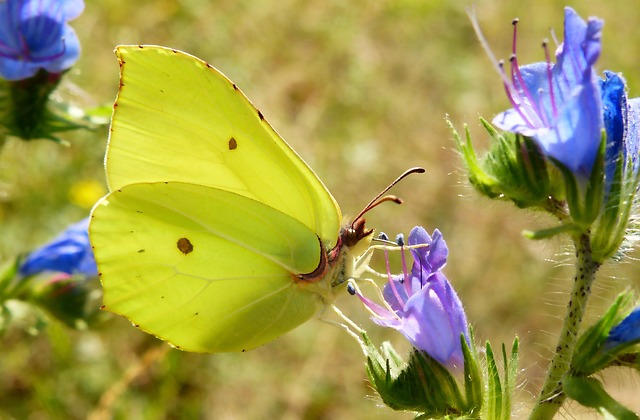
#> input picture project2/Animals-10/butterfly/butterfly (116).jpg, 640 x 420 px; its folder holds only this picture in this run
$ jupyter execute --allow-errors project.ipynb   (older library calls are emulated)
#> lines starting #> are read from the running program, lines starting #| are printed output that depends on the picture; after the words box and inside, x2 and y2 are one past the last pixel; in counts of white or black regions, pixels touching at a corner belong together
# Phase 2

## فاز اول: بررسی و پروفایل کردن دیتا

[cell 1]
import os
import cv2
import numpy as np
import pandas as pd
import matplotlib.pyplot as plt
from collections import Counter
from skimage import exposure
from sklearn.decomposition import PCA
from skimage.feature import local_binary_pattern
from skimage.feature import hog, graycomatrix, graycoprops
from skimage.color import rgb2gray
from sklearn.preprocessing import StandardScaler
from tqdm import tqdm
import random
from sklearn.model_selection import train_test_split, GridSearchCV
from sklearn.tree import DecisionTreeClassifier
from sklearn.svm import SVC
from sklearn.metrics import accuracy_score, classification_report
from sklearn.preprocessing import StandardScaler
from sklearn.metrics import precision_score, recall_score, f1_score, confusion_matrix
import random
import seaborn as sns

[cell 2]
dataset_path = 'Animals-10'

[cell 3]
classes = sorted(os.listdir(dataset_path))
print(classes)

[cell 4]
class_distribution = {}
for cls in classes:
    cls_path = os.path.join(dataset_path, cls)
    images = [f for f in os.listdir(cls_path) if f.lower().endswith(('.jpg', '.jpeg', '.png'))]
    class_distribution[cls] = len(images)

print("count in class")
for cls, count in class_distribution.items():
    print(f"{cls}: {count}")

plt.figure(figsize=(10, 6))
plt.bar(class_distribution.keys(), class_distribution.values())
plt.xlabel('classes')
plt.ylabel('count')
plt.xticks(rotation=45)
plt.show()
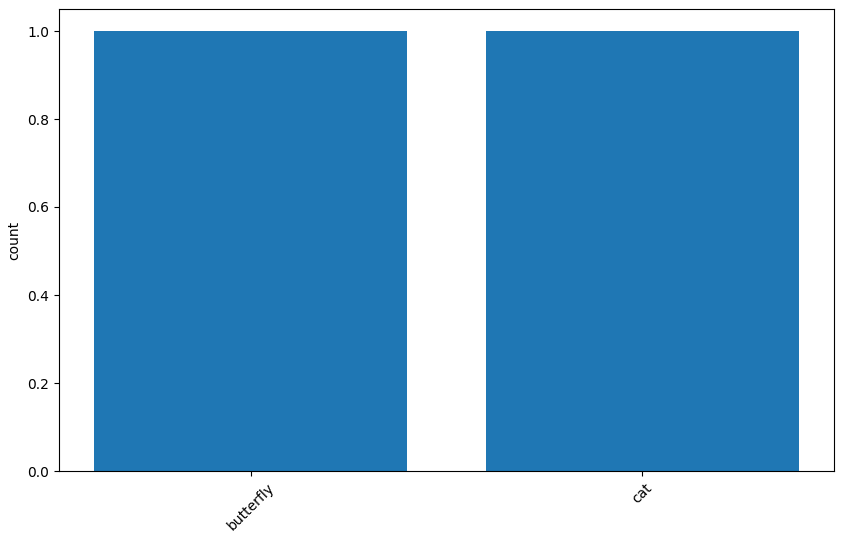
#> figure drawn by matplotlib, 1 panel

[cell 5]
sample_size = 1000
dimensions = []
color_modes = []

for cls in tqdm(classes):
    cls_path = os.path.join(dataset_path, cls)
    images = [f for f in os.listdir(cls_path) if f.lower().endswith(('.jpg', '.jpeg', '.png'))]
    sampled_images = random.sample(images, min(sample_size, len(images)))

    for img_file in sampled_images:
        img_path = os.path.join(cls_path, img_file)
        img = cv2.imread(img_path)
#> img is the input picture: shape (420, 640, 3); mean B, G, R 75.5, 153.1, 158.9
        if img is not None:
            h, w, c = img.shape
            dimensions.append((h, w))
            color_modes.append('grayscale' if c == 1 else 'color')

heights = [d[0] for d in dimensions]
widths = [d[1] for d in dimensions]

print(f"average heights: {np.mean(heights):.2f}")
#| average heights: 352.00
print(f" average widths: {np.mean(widths):.2f}")
#|  average widths: 470.00
print(f" min heights: {min(heights)}, max heights: {max(heights)}")
#|  min heights: 284, max heights: 420
print(f" min widths: {min(widths)}, max widths: {max(widths)}")
#|  min widths: 300, max widths: 640

#need resize

[cell 6]
plt.figure(figsize=(12, 5))

plt.subplot(1, 2, 1)
plt.hist(heights, bins=20, color='blue')
plt.title('heights')
plt.xlabel('heights')
plt.ylabel('count')

plt.subplot(1, 2, 2)
plt.hist(widths, bins=20, color='green')
plt.title('widths')
plt.xlabel('widths')
plt.ylabel('count')

plt.show()
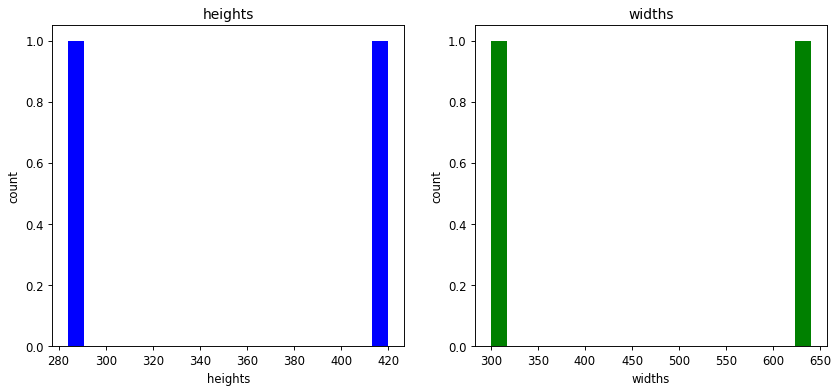
#> figure drawn by matplotlib, 2 panels

[cell 7]
color_count = Counter(color_modes)

print("\n colors:")
for mode, count in color_count.items():
    print(f"{mode}: {count}  images")

plt.figure(figsize=(6, 4))
plt.bar(color_count.keys(), color_count.values(), color=['gray', 'blue'])
plt.xlabel('color mode')
plt.ylabel('count')
plt.show()
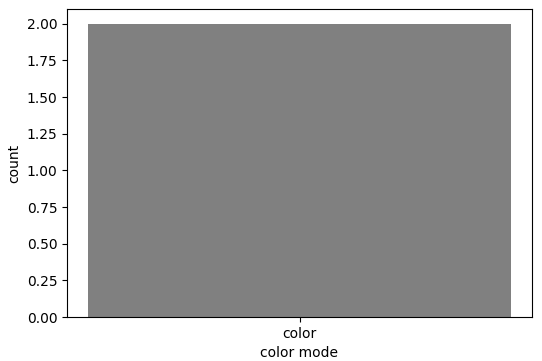
#> figure drawn by matplotlib, 1 panel

[cell 8]
# mean for brightness(mean pixel value) and std for contrast
brightness_per_class = {cls: [] for cls in classes}
contrast_per_class = {cls: [] for cls in classes}

for cls in tqdm(classes):
    cls_path = os.path.join(dataset_path, cls)
    images = [f for f in os.listdir(cls_path) if f.lower().endswith(('.jpg', '.jpeg', '.png'))]
    sampled_images = random.sample(images, min(sample_size, len(images)))

    for img_file in sampled_images:
        img_path = os.path.join(cls_path, img_file)
        img = cv2.imread(img_path, cv2.IMREAD_GRAYSCALE)
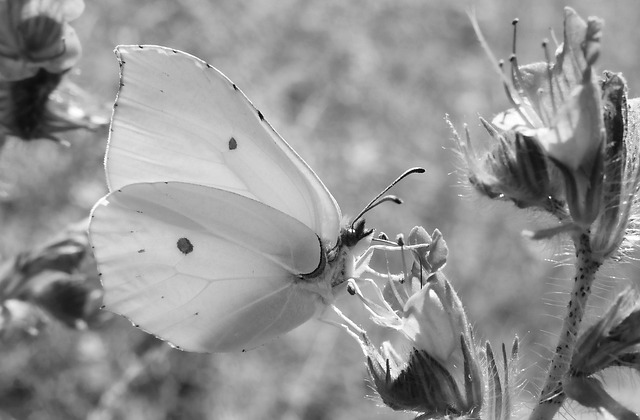
#> img: shape (420, 640); min 0, max 255, mean 146
        if img is not None:
            brightness = np.mean(img)
#> brightness = 146
            contrast = np.std(img)
#> contrast = 44.13
            brightness_per_class[cls].append(brightness)
            contrast_per_class[cls].append(contrast)

avg_brightness = {cls: np.mean(vals) for cls, vals in brightness_per_class.items()}
avg_contrast = {cls: np.mean(vals) for cls, vals in contrast_per_class.items()}

print("\n average brightness per class:")
for cls, val in avg_brightness.items():
    print(f"{cls}: {val:.2f}")

print("\n average contrast per class:")
for cls, val in avg_contrast.items():
    print(f"{cls}: {val:.2f}")

[cell 9]
plt.figure(figsize=(10, 6))
plt.bar(avg_brightness.keys(), avg_brightness.values(), color='orange')
plt.title('average brightness per class')
plt.xlabel('class')
plt.ylabel('(mean pixel value)')
plt.xticks(rotation=45)
plt.show()
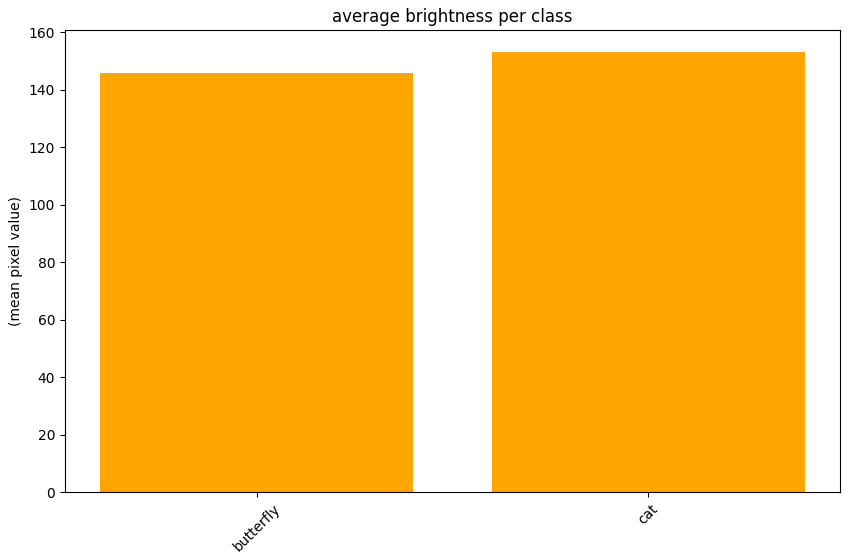
#> figure drawn by matplotlib, 1 panel

plt.figure(figsize=(10, 6))
plt.bar(avg_contrast.keys(), avg_contrast.values(), color='purple')
plt.title('average contrast per class')
plt.xlabel('class')
plt.ylabel('(std dev)')
plt.xticks(rotation=45)
plt.show()
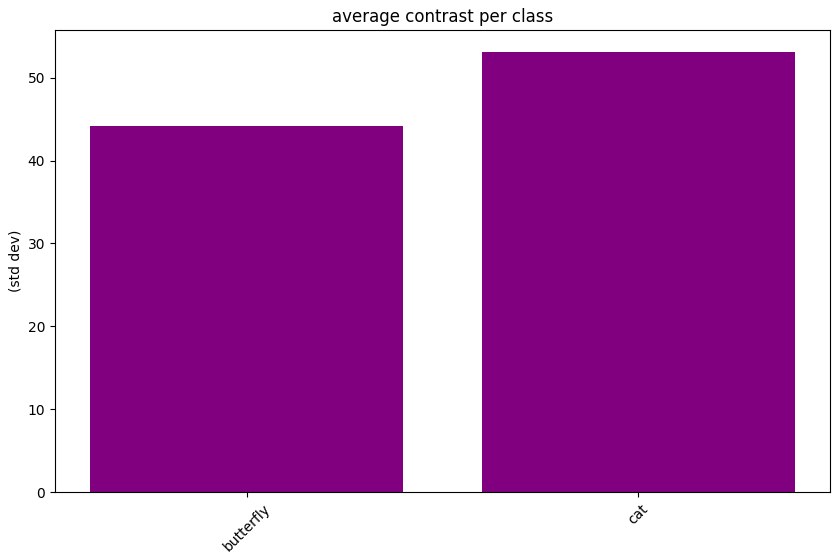
#> figure drawn by matplotlib, 1 panel

[cell 10]
color_dist_per_class = {cls: {'R': [], 'G': [], 'B': []} for cls in classes}

for cls in tqdm(classes):
    cls_path = os.path.join(dataset_path, cls)
    images = [f for f in os.listdir(cls_path) if f.lower().endswith(('.jpg', '.jpeg', '.png'))]
    sampled_images = random.sample(images, min(sample_size, len(images)))

    for img_file in sampled_images:
        img_path = os.path.join(cls_path, img_file)
        img = cv2.imread(img_path)
        if img is not None and len(img.shape) == 3:
            mean_b, mean_g, mean_r = np.mean(img, axis=(0,1))
#> mean_b = 75.5; mean_g = 153.1; mean_r = 158.9
            color_dist_per_class[cls]['R'].append(mean_r)
            color_dist_per_class[cls]['G'].append(mean_g)
            color_dist_per_class[cls]['B'].append(mean_b)

# average RGB per class
avg_colors = {}
for cls in classes:
    avg_r = np.mean(color_dist_per_class[cls]['R'])
    avg_g = np.mean(color_dist_per_class[cls]['G'])
    avg_b = np.mean(color_dist_per_class[cls]['B'])
    avg_colors[cls] = (avg_r, avg_g, avg_b)
    print(f"{cls}: avg RGB = ({avg_r:.2f}, {avg_g:.2f}, {avg_b:.2f})")

[cell 11]
labels = list(avg_colors.keys())
r_means = [avg_colors[cls][0] for cls in labels]
g_means = [avg_colors[cls][1] for cls in labels]
b_means = [avg_colors[cls][2] for cls in labels]

x = np.arange(len(labels))
width = 0.25

fig, ax = plt.subplots(figsize=(12, 6))
ax.bar(x - width, r_means, width, label='Red', color='red')
ax.bar(x, g_means, width, label='Green', color='green')
ax.bar(x + width, b_means, width, label='Blue', color='blue')

ax.set_xlabel('class')
ax.set_ylabel('average color')
ax.set_title('average color RGB per class')
ax.set_xticks(x)
ax.set_xticklabels(labels, rotation=45)
ax.legend()

plt.show()
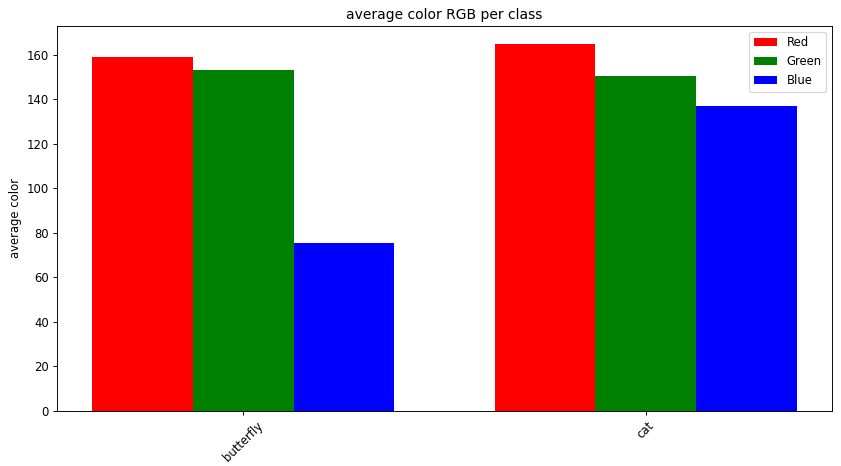
#> figure drawn by matplotlib, 1 panel

---
## فاز دوم: استخراج ویژگی

[cell 12]
IMG_SIZE = (128, 128)

[cell 13]
def load_and_resize_images(sample_size=1000):# sampling
    images = []
    labels = []
    for cls_idx, cls in enumerate(classes):
        cls_path = os.path.join(dataset_path, cls)
        img_files = [f for f in os.listdir(cls_path) if f.lower().endswith(('.jpg', '.jpeg', '.png'))]
        sampled_files = random.sample(img_files, min(sample_size, len(img_files)))
        for img_file in tqdm(sampled_files, desc=f"{cls}"):
            img_path = os.path.join(cls_path, img_file)
            img = cv2.imread(img_path)
            if img is not None:

                resized_img = cv2.resize(img, IMG_SIZE)
                images.append(resized_img)
                labels.append(cls_idx)
    return np.array(images), np.array(labels)

images, labels = load_and_resize_images(sample_size=1000)
#> in load_and_resize_images, `resized_img = cv2.resize(img, IMG_SIZE)`:
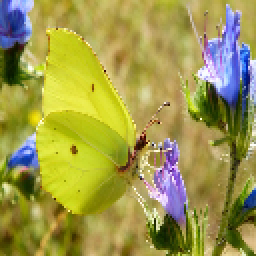
#> resized_img: shape (128, 128, 3) (shown 2 times larger); mean B, G, R 75.5, 153.1, 158.9
#> labels = [0, 1]
print(f"loaded images : {len(images)}")
#| loaded images : 2

[cell 14]
def extract_hog_features(image):
    '''
    shape and edge and change of brightness
    '''
    gray = cv2.cvtColor(image, cv2.COLOR_BGR2GRAY)
    features, _ = hog(gray, orientations=9, pixels_per_cell=(8, 8), cells_per_block=(2, 2), visualize=True)
    return features

[cell 15]
def extract_color_histogram(image):
    '''
    bin the colors
    '''
    hist_r = cv2.calcHist([image], [0], None, [32], [0, 256])
    hist_g = cv2.calcHist([image], [1], None, [32], [0, 256])
    hist_b = cv2.calcHist([image], [2], None, [32], [0, 256])
    features = np.concatenate([hist_r, hist_g, hist_b]).flatten()
    return features

[cell 16]
def extract_texture_features(image):
    gray = cv2.cvtColor(image, cv2.COLOR_BGR2GRAY)

    # how much neibor pixles are alike
    glcm = graycomatrix(gray, distances=[1], angles=[0], levels=256, symmetric=True, normed=True)
    contrast = graycoprops(glcm, 'contrast')[0, 0]
    dissimilarity = graycoprops(glcm, 'dissimilarity')[0, 0]
    homogeneity = graycoprops(glcm, 'homogeneity')[0, 0]
    energy = graycoprops(glcm, 'energy')[0, 0]
    correlation = graycoprops(glcm, 'correlation')[0, 0]
    features = np.array([contrast, dissimilarity, homogeneity, energy, correlation])
    return features

[cell 17]
def extract_hu_moments(image):
    gray = cv2.cvtColor(image, cv2.COLOR_BGR2GRAY)
    moments = cv2.moments(gray)
    hu_moments = cv2.HuMoments(moments).flatten()
    return hu_moments

[cell 18]
def extract_edge_density(image):
    gray = cv2.cvtColor(image, cv2.COLOR_BGR2GRAY)

    # canny for edges
    edges = cv2.Canny(gray, 100, 200)

    density = np.sum(edges > 0) / (edges.shape[0] * edges.shape[1])

    contours, _ = cv2.findContours(edges, cv2.RETR_EXTERNAL, cv2.CHAIN_APPROX_SIMPLE)
    num_contours = len(contours)
    features = np.array([density, num_contours])
    return features

[cell 19]
def extract_color_moments(image):
    features = []
    for channel in cv2.split(image):
        mean = np.mean(channel)
        std = np.std(channel)
        skewness = np.mean(((channel - mean) / std) ** 3) if std != 0 else 0
        features.extend([mean, std, skewness])
    return np.array(features)

[cell 20]
def extract_hsv_averages(image):
    hsv = cv2.cvtColor(image, cv2.COLOR_BGR2HSV)
    features = []
    for channel in cv2.split(hsv):
        mean = np.mean(channel)
        std = np.std(channel)
        features.extend([mean, std])
    return np.array(features)

[cell 21]
def extract_all_features(image):
    hog_f = extract_hog_features(image)
#> in extract_hog_features, `gray = cv2.cvtColor(image, cv2.COLOR_BGR2GRAY)`:
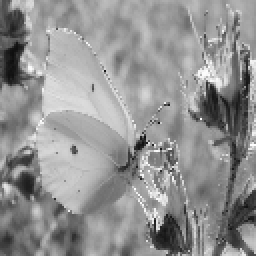
#> gray: shape (128, 128) (shown 2 times larger); min 14, max 253, mean 146
#> in extract_hog_features, `features, _ = hog(gray, orientations=9, pixels_per_cell=(8, 8), cells_..`: features = 8100 values, max 0.376 at index 6121, min 0 at index 30, mean 0.14
    color_hist = extract_color_histogram(image)
    texture = extract_texture_features(image)
    hu = extract_hu_moments(image)
    edge = extract_edge_density(image)
    color_mom = extract_color_moments(image)
    hsv = extract_hsv_averages(image)

    all_features = np.concatenate([hog_f, color_hist, texture, hu, edge, color_mom, hsv])
    return all_features

#sample
sample_img = images[0]
features = extract_all_features(sample_img)
#> in extract_all_features, `hog_f = extract_hog_features(image)`: hog_f has the same summary as features in extract_hog_features
#> in extract_color_histogram, `hist_r = cv2.calcHist([image], [0], None, [32], [0, 256])`: hist_r = 32 values, max 1603 at index 0, min 76 at index 24, mean 512
#> in extract_color_histogram, `hist_g = cv2.calcHist([image], [1], None, [32], [0, 256])`: hist_g = 32 values, max 1514 at index 20, min 2 at index 0, mean 512
#> in extract_color_histogram, `hist_b = cv2.calcHist([image], [2], None, [32], [0, 256])`: hist_b = 32 values, max 1763 at index 22, min 20 at index 0, mean 512
#> in extract_color_histogram, `features = np.concatenate([hist_r, hist_g, hist_b]).flatten()`: features = 96 values, max 1763 at index 86, min 2 at index 32, mean 512
#> in extract_all_features, `color_hist = extract_color_histogram(image)`: color_hist has the same summary as features in extract_color_histogram
#> in extract_texture_features, `contrast = graycoprops(glcm, 'contrast')[0, 0]`: contrast = 597.1
#> in extract_texture_features, `dissimilarity = graycoprops(glcm, 'dissimilarity')[0, 0]`: dissimilarity = 13.96
#> in extract_texture_features, `homogeneity = graycoprops(glcm, 'homogeneity')[0, 0]`: homogeneity = 0.131
#> in extract_texture_features, `energy = graycoprops(glcm, 'energy')[0, 0]`: energy = 0.0157
#> in extract_texture_features, `correlation = graycoprops(glcm, 'correlation')[0, 0]`: correlation = 0.844
#> in extract_texture_features, `features = np.array([contrast, dissimilarity, homogeneity, energy, cor..`: features = [597.1, 13.96, 0.131, 0.0157, 0.844]
#> in extract_hu_moments, `moments = cv2.moments(gray)`: moments = moments, m00 2392189, centre m10/m00, m01/m00 = (62.47, 60.78)
#> in extract_hu_moments, `hu_moments = cv2.HuMoments(moments).flatten()`: hu_moments = [0.00106, 1.49e-09, 1.48e-12, 3.94e-12, -6.12e-24, -1.37e-16, 7.26e-24]
#> in extract_all_features, `hu = extract_hu_moments(image)`: hu has the same summary as hu_moments in extract_hu_moments
#> in extract_edge_density, `edges = cv2.Canny(gray, 100, 200)`:
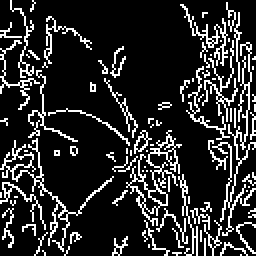
#> edges: shape (128, 128) (shown 2 times larger); 16.6% white in thin lines or dots
#> in extract_edge_density, `density = np.sum(edges > 0) / (edges.shape[0] * edges.shape[1])`: density = 0.166
#> in extract_edge_density, `contours, _ = cv2.findContours(edges, cv2.RETR_EXTERNAL, cv2.CHAIN_APP..`: contours = 96 contours, 84 with area under 20; largest, box (x1, y1, x2, y2) and area: (63, 65, 91, 113) 250, (0, 69, 57, 126) 150, (106, 21, 128, 118) 52, (90, 2, 114, 33) 43, (67, 65, 76, 77) 40
#> in extract_edge_density, `num_contours = len(contours)`: num_contours = 96
#> in extract_edge_density, `features = np.array([density, num_contours])`: features = [0.166, 96]
#> the loop in extract_color_moments, `for channel in cv2.split(image):` made 3 passes
#> (mean, std, skewness) on passes 1 to 3: (75.46, 60.42, 1.26), (153.1, 46.89, -0.519), (158.9, 49.84, -0.98)
#> after the loop in extract_color_moments, `for channel in cv2.split(image):`: features = [75.46, 60.42, 1.26, 153.1, 46.89, -0.519, 158.9, 49.84, -0.98]
#> in extract_all_features, `color_mom = extract_color_moments(image)`: color_mom has the same summary as features in extract_color_moments
#> the loop in extract_hsv_averages, `for channel in cv2.split(hsv):` made 3 passes
#> (mean, std) on passes 1 to 3: (38.64, 30.8), (163.7, 52.85), (170.7, 46.21)
#> after the loop in extract_hsv_averages, `for channel in cv2.split(hsv):`: features = [38.64, 30.8, 163.7, 52.85, 170.7, 46.21]
#> in extract_all_features, `all_features = np.concatenate([hog_f, color_hist, texture, hu, edge, c..`: all_features = 8225 values, max 1763 at index 8186, min -0.98 at index 8218, mean 6.33
#> features has the same summary as all_features in extract_all_features
print(f"features(dimentions): {features.shape}")
#| features(dimentions): (8225,)

The 8225 features come from concatenating the outputs of all seven feature extraction methods we defined in phase 2 (before any normalization or PCA in phase 3). This creates a high-dimensional vector per image that's rich but complex for models like DT or SVM (as per your notes on feature spaces and separators). Here's the exact breakdown per method, based on a 128x128 resized image:

HOG (Histogram of Oriented Gradients): 8100 features. This is the largest part—HOG divides the image into a 16x16 grid of cells (128/8=16), with 15x15=225 overlapping blocks, and 36 values per block (9 orientations x 4 cells). It captures edge directions and shapes, which is why it's so detailed.
Color Histogram: 96 features. 32 bins per RGB channel x 3 channels = 96. This quantizes color distributions.
Texture (GLCM): 5 features. Scalar stats like contrast, dissimilarity, etc., from the co-occurrence matrix.
Hu Moments: 7 features. Invariant shape descriptors.
Edge Density: 2 features. Density ratio + contour count from Canny edges.
Color Moments: 9 features. Mean, std, skewness x 3 RGB channels.
HSV Averages: 6 features. Mean + std x 3 HSV channels.

Total: 8100 + 96 + 5 + 7 + 2 + 9 + 6 = 8225. We normalize afterward to center/scale the data (e.g., for SVM margins), but the raw count is from this combo to make features discriminative for animals.

---
## فاز سوم: آموزش مدل

[cell 22]
def load_and_extract_features(sample_size=200):
    all_features = []
    labels = []
    for cls_idx, cls in enumerate(tqdm(classes, desc="classes")):
        cls_path = os.path.join(dataset_path, cls)
        img_files = [f for f in os.listdir(cls_path) if f.lower().endswith(('.jpg', '.jpeg', '.png'))]
        sampled_files = random.sample(img_files, min(sample_size, len(img_files)))
        for img_file in tqdm(sampled_files, desc=f"extracted {cls}", leave=False):
            img_path = os.path.join(cls_path, img_file)
            img = cv2.imread(img_path)
            if img is not None:

                resized_img = cv2.resize(img, IMG_SIZE)
                features = extract_all_features(resized_img)
                all_features.append(features)
                labels.append(cls_idx)

    return np.array(all_features), np.array(labels)

[cell 23]
X, y = load_and_extract_features(sample_size=1000)
#> the loop in extract_color_moments (call 2), `for channel in cv2.split(image):` made 3 passes
#> the loop in extract_hsv_averages (call 2), `for channel in cv2.split(hsv):` made 3 passes
#> in load_and_extract_features, `features = extract_all_features(resized_img)`: features has the same summary as all_features in extract_all_features
#> y = [0, 1]
print(f" features: {X.shape}, labels: {y.shape}")
#|  features: (2, 8225), labels: (2,)
